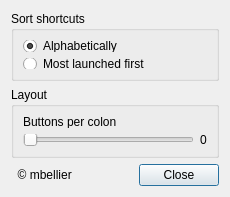
<?xml version="1.0" encoding="UTF-8"?>
<ui version="4.0">
 <class>Settings</class>
 <widget class="QDialog" name="Settings">
  <property name="geometry">
   <rect>
    <x>0</x>
    <y>0</y>
    <width>230</width>
    <height>197</height>
   </rect>
  </property>
  <property name="sizePolicy">
   <sizepolicy hsizetype="Fixed" vsizetype="Fixed">
    <horstretch>0</horstretch>
    <verstretch>0</verstretch>
   </sizepolicy>
  </property>
  <property name="minimumSize">
   <size>
    <width>230</width>
    <height>197</height>
   </size>
  </property>
  <property name="maximumSize">
   <size>
    <width>230</width>
    <height>197</height>
   </size>
  </property>
  <property name="windowTitle">
   <string>Launcher - Settings</string>
  </property>
  <property name="whatsThis">
   <string notr="true"/>
  </property>
  <layout class="QFormLayout" name="formLayout">
   <property name="fieldGrowthPolicy">
    <enum>QFormLayout::AllNonFixedFieldsGrow</enum>
   </property>
   <item row="0" column="0" colspan="2">
    <widget class="QGroupBox" name="groupBox">
     <property name="title">
      <string>Sort shortcuts</string>
     </property>
     <property name="flat">
      <bool>false</bool>
     </property>
     <property name="checkable">
      <bool>false</bool>
     </property>
     <layout class="QGridLayout" name="gridLayout">
      <item row="0" column="0">
       <widget class="QRadioButton" name="optionSortedFalse">
        <property name="text">
         <string>Alphabetically</string>
        </property>
        <property name="checked">
         <bool>true</bool>
        </property>
       </widget>
      </item>
      <item row="1" column="0">
       <widget class="QRadioButton" name="optionSortedTrue">
        <property name="text">
         <string>Most launched first</string>
        </property>
       </widget>
      </item>
     </layout>
    </widget>
   </item>
   <item row="1" column="0" colspan="2">
    <widget class="QGroupBox" name="groupBox_2">
     <property name="title">
      <string>Layout</string>
     </property>
     <layout class="QGridLayout" name="gridLayout_2">
      <item row="1" column="1">
       <widget class="QLabel" name="labelWidth">
        <property name="text">
         <string>0</string>
        </property>
       </widget>
      </item>
      <item row="0" column="0">
       <widget class="QLabel" name="label">
        <property name="text">
         <string>Buttons per colon</string>
        </property>
       </widget>
      </item>
      <item row="1" column="0">
       <widget class="QSlider" name="sliderWidth">
        <property name="minimum">
         <number>1</number>
        </property>
        <property name="maximum">
         <number>20</number>
        </property>
        <property name="pageStep">
         <number>2</number>
        </property>
        <property name="orientation">
         <enum>Qt::Horizontal</enum>
        </property>
       </widget>
      </item>
     </layout>
    </widget>
   </item>
   <item row="2" column="1">
    <widget class="QDialogButtonBox" name="buttonClose">
     <property name="orientation">
      <enum>Qt::Horizontal</enum>
     </property>
     <property name="standardButtons">
      <set>QDialogButtonBox::Close</set>
     </property>
     <property name="centerButtons">
      <bool>false</bool>
     </property>
    </widget>
   </item>
   <item row="2" column="0">
    <widget class="QLabel" name="label_5">
     <property name="text">
      <string>  © mbellier</string>
     </property>
    </widget>
   </item>
  </layout>
 </widget>
 <resources/>
 <connections>
  <connection>
   <sender>buttonClose</sender>
   <signal>accepted()</signal>
   <receiver>Settings</receiver>
   <slot>accept()</slot>
   <hints>
    <hint type="sourcelabel">
     <x>248</x>
     <y>254</y>
    </hint>
    <hint type="destinationlabel">
     <x>157</x>
     <y>274</y>
    </hint>
   </hints>
  </connection>
  <connection>
   <sender>buttonClose</sender>
   <signal>rejected()</signal>
   <receiver>Settings</receiver>
   <slot>reject()</slot>
   <hints>
    <hint type="sourcelabel">
     <x>316</x>
     <y>260</y>
    </hint>
    <hint type="destinationlabel">
     <x>286</x>
     <y>274</y>
    </hint>
   </hints>
  </connection>
 </connections>
</ui>
